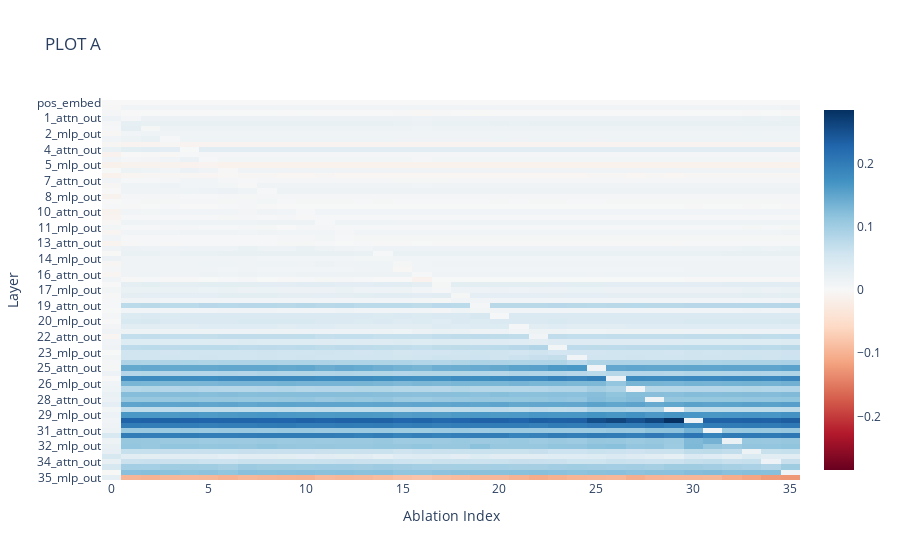

The notebook cell saved with this chart:
### Code cell
plot_compensatory_effect_by_layer(layer_names=layer_names,
                    clean_residual_logits=clean_mle_residual_logits,
                    corrupted_residual_logits=corrupted_mle_residual_logits,
                    ablated_residual_logits=ablated_mle_residual_logits,
                    ablate_type="attn", 
                    analysis_type="_")

### Figure 1 — Plotly figure (JSON) as saved in the notebook; plotly's stock layout.template omitted (floating-point values rounded to 4 significant figures; data arrays with more than 128 entries replaced by an {"elided": "..."} marker saying what was removed)
{"data": [{"coloraxis": "coloraxis", "hovertemplate": "Ablation Index: %{x}<br>Layer: %{y}<br>color: %{z}<extra></extra>", "name": "0", "type": "heatmap", "xaxis": "x", "y": ["pos_embed", "0_attn_out", "0_mlp_out", "1_attn_out", "1_mlp_out", "2_attn_out", "2_mlp_out", "3_attn_out", "3_mlp_out", "4_attn_out", "4_mlp_out", "5_attn_out", "5_mlp_out", "6_attn_out", "6_mlp_out", "7_attn_out", "7_mlp_out", "8_attn_out", "8_mlp_out", "9_attn_out", "9_mlp_out", "10_attn_out", "10_mlp_out", "11_attn_out", "11_mlp_out", "12_attn_out", "12_mlp_out", "13_attn_out", "13_mlp_out", "14_attn_out", "14_mlp_out", "15_attn_out", "15_mlp_out", "16_attn_out", "16_mlp_out", "17_attn_out", "17_mlp_out", "18_attn_out", "18_mlp_out", "19_attn_out", "19_mlp_out", "20_attn_out", "20_mlp_out", "21_attn_out", "21_mlp_out", "22_attn_out", "22_mlp_out", "23_attn_out", "23_mlp_out", "24_attn_out", "24_mlp_out", "25_attn_out", "25_mlp_out", "26_attn_out", "26_mlp_out", "27_attn_out", "27_mlp_out", "28_attn_out", "28_mlp_out", "29_attn_out", "29_mlp_out", "30_attn_out", "30_mlp_out", "31_attn_out", "31_mlp_out", "32_attn_out", "32_mlp_out", "33_attn_out", "33_mlp_out", "34_attn_out", "34_mlp_out", "35_attn_out", "35_mlp_out"], "yaxis": "y", "z": {"elided": "73x36 float values"}}], "layout": {"autosize": true, "coloraxis": {"cmid": 0, "colorscale": [[0, "rgb(103,0,31)"], [0.1, "rgb(178,24,43)"], [0.2, "rgb(214,96,77)"], [0.3, "rgb(244,165,130)"], [0.4, "rgb(253,219,199)"], [0.5, "rgb(247,247,247)"], [0.6, "rgb(209,229,240)"], [0.7, "rgb(146,197,222)"], [0.8, "rgb(67,147,195)"], [0.9, "rgb(33,102,172)"], [1, "rgb(5,48,97)"]]}, "title": {"text": "PLOT A"}, "xaxis": {"anchor": "y", "autorange": true, "constrain": "domain", "domain": [0, 1], "range": [-0.5, 35.5], "scaleanchor": "y", "title": {"text": "Ablation Index"}}, "yaxis": {"anchor": "x", "autorange": true, "constrain": "domain", "domain": [0, 1], "range": [72.5, -0.5], "title": {"text": "Layer"}, "type": "category"}}}
